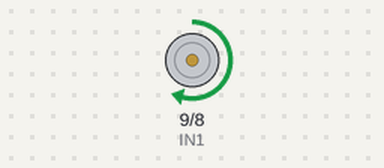
The sketch below on a simulated Arduino Uno, built with avr-gcc and run on an emulated ATmega328P. On the bench: motor-driver pin pairs drawn as motors (green arrow = first pin HIGH = forward, orange = second pin HIGH = backward, longer = more drive, scaled by the enable pin). What the sketch prints to the serial monitor is not drawn.

Above: at 2.5 s.
At 5.1 s:
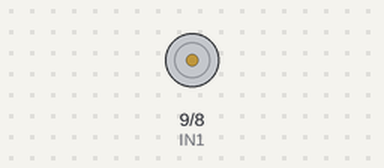
At 7.7 s:
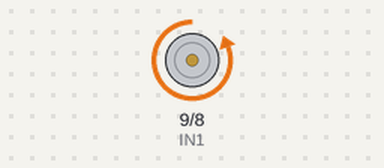
Timing chart, 0 to 13.3 s (numbered marks = the images above):
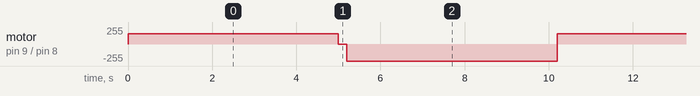

The sketch:

RunDCMotor.ino
```cpp
/* - */
#define SHOW_LOG true

#define EN 11
#define IN1 9
#define IN2 8

const int INPUT_DIGITAL_PINS[] = {};
const int OUTPUT_DIGITAL_PINS[] = { IN1, IN2 };

void setup() {
  if (SHOW_LOG) {
    Serial.begin(9600);
  }

  SetDigitalPins();

  ShowLog("ProgramStarted");
}


void SetDigitalPins() {

  int inputPinsLength = sizeof(INPUT_DIGITAL_PINS) / sizeof(INPUT_DIGITAL_PINS[0]);
  SetDigitalPins(INPUT_DIGITAL_PINS, inputPinsLength, INPUT);

  int outputPinsLength = sizeof(OUTPUT_DIGITAL_PINS) / sizeof(OUTPUT_DIGITAL_PINS[0]);
  SetDigitalPins(OUTPUT_DIGITAL_PINS, outputPinsLength, OUTPUT);
}

void SetDigitalPins(int pins[], int pinsLength, const int mode) {

  for (int i = 0; i < pinsLength; i++) {
    pinMode(pins[i], mode);
  }
}

void loop() {

  // Go Forward
  analogWrite(EN, 153);
  digitalWrite(IN1, HIGH);
  digitalWrite(IN2, LOW);

  delay(5000);

  digitalWrite(EN, LOW);

  delay(200);

  // Go Backward
  analogWrite(EN, 255);
  digitalWrite(IN1, LOW);
  digitalWrite(IN2, HIGH);

  delay(5000);
}

void ShowLog(String message) {
  if (SHOW_LOG) {
    Serial.println(message);
  }
}
```

Measured:
- by itself, motor on pin 9 (IN1) / pin 8 (IN2): repeats every 10.2 s: stopped 0.20 s, backward 255/255 5.0 s, forward 153/255 5.0 s
